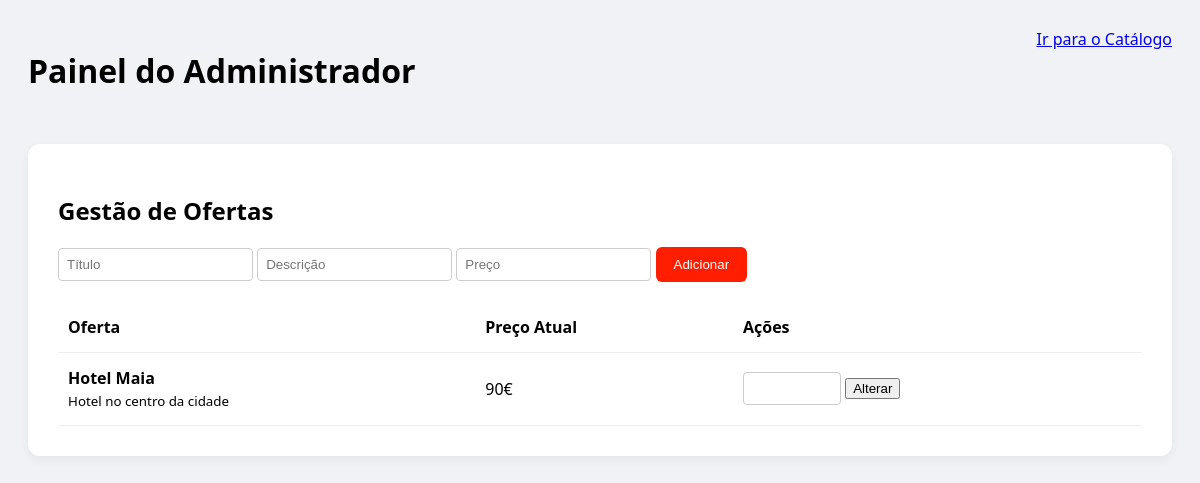
Before: /scripts/administrador.php with the older database file.
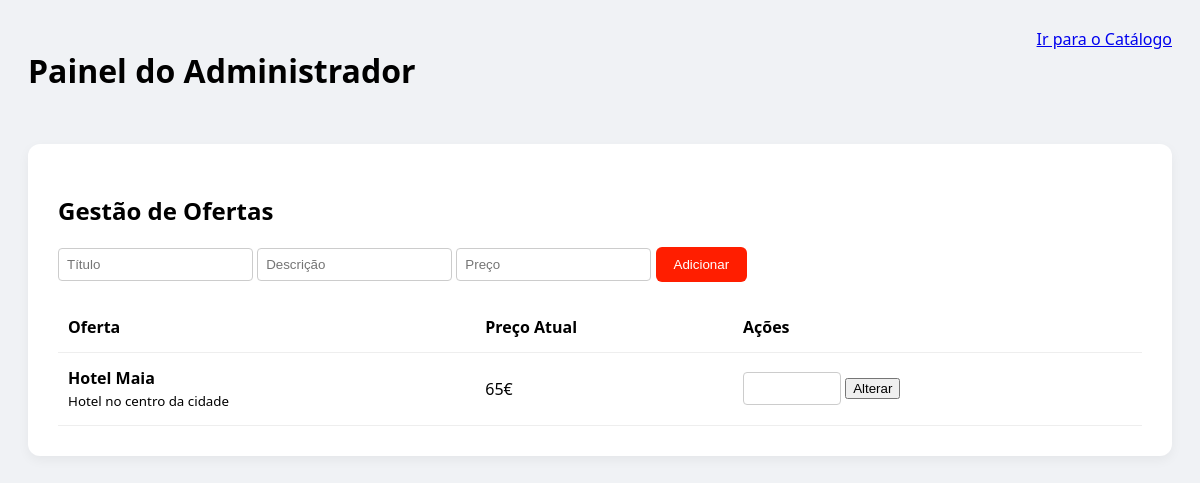
After: the same page with the newer database file.
### tables this page shows
CREATE TABLE ofertas (
    id INTEGER PRIMARY KEY AUTOINCREMENT,
    titulo TEXT NOT NULL,
    descricao TEXT NOT NULL,
    preco REAL NOT NULL,
    preco_antigo REAL
);

### scripts/administrador.php (the view, shortened to what this page needs)
<?php
$db = new PDO("sqlite:" . __DIR__ . "/hshotels.db");
$db->setAttribute(PDO::ATTR_ERRMODE, PDO::ERRMODE_EXCEPTION);
$db->exec("CREATE TABLE IF NOT EXISTS ofertas (
    id INTEGER PRIMARY KEY AUTOINCREMENT,
    titulo TEXT NOT NULL,
    descricao TEXT NOT NULL,
    preco REAL NOT NULL,
    preco_antigo REAL
)");
?>
<!DOCTYPE html>
<html lang="pt-PT">
<head>
</head>
<body>
    <div class="cabecalho-admin">
        <h1>Painel do Administrador</h1>
        <a href="catalogo.php">Ir para o Catálogo</a>
    </div>
    <div class="painel-container">
        <div class="cartao-admin">
            <h2>Gestão de Ofertas</h2>
            <form method="POST">
                <input type="text" name="titulo_oferta" class="campo-form" placeholder="Título" required>
                <input type="text" name="descricao_oferta" class="campo-form" placeholder="Descrição" required>
                <input type="number" name="preco_oferta" step="0.01" class="campo-form" placeholder="Preço" required>
                <button type="submit" class="btn-adicionar">Adicionar</button>
            </form>
            <table>
                <thead><tr><th>Oferta</th><th>Preço Atual</th><th>Ações</th></tr></thead>
                <tbody>
                    <?php
                    $ofertas = $db->query("SELECT * FROM ofertas ORDER BY id DESC")->fetchAll(PDO::FETCH_ASSOC);
                    foreach ($ofertas as $o) {
                        echo "<tr><td><strong>{$o['titulo']}</strong><br><small>{$o['descricao']}</small></td><td>{$o['preco']}€</td><td>
                              <form method='POST'>
                              <input type='hidden' name='atualizar_preco' value='1'>
                              <input type='hidden' name='id_oferta' value='{$o['id']}'>
                              <input type='number' name='novo_preco' step='0.01' class='campo-form' style='width:80px;' required>
                              <button type='submit'>Alterar</button></form></td></tr>";
                    }
                    ?>
                </tbody>
            </table>
        </div>
    </div>
</body>
</html>

### scripts/administrador.php (style rules this page uses)
body { font-family: 'Segoe UI', Tahoma, sans-serif; background-color: #f0f2f5; padding: 20px; }
.cabecalho-admin { display: flex; justify-content: space-between; max-width: 1300px; margin: 0 auto 30px auto; }
.painel-container { max-width: 1300px; margin: 0 auto; }
.cartao-admin { background-color: #fff; border-radius: 12px; padding: 30px; box-shadow: 0 4px 12px rgba(0,0,0,0.05); }
.btn-adicionar { background-color: #ff1e00; color: white; padding: 10px 18px; border-radius: 6px; border: none; cursor: pointer; }
table { width: 100%; border-collapse: collapse; margin-top: 20px; }
th, td { padding: 14px 10px; border-bottom: 1px solid #eee; text-align: left; }
.campo-form { padding: 8px; border: 1px solid #ccc; border-radius: 4px; }

Changed rows visible on the page:
changed ofertas "Hotel Maia": preco "90" → "65"
